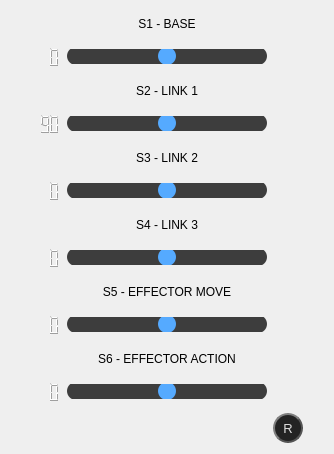
                      <widget class="QWidget" name="tab_manual_joints">
                       <attribute name="icon">
                        <iconset resource="icons/icons.qrc">
                         <normaloff>:/16x16/16x16/icons8-robot-50.png</normaloff>:/16x16/16x16/icons8-robot-50.png</iconset>
                       </attribute>
                       <attribute name="title">
                        <string>Joints</string>
                       </attribute>
                       <layout class="QGridLayout" name="gridLayout_17">
                        <item row="0" column="1">
                         <widget class="QLabel" name="label_j_s1">
                          <property name="sizePolicy">
                           <sizepolicy hsizetype="MinimumExpanding" vsizetype="Preferred">
                            <horstretch>0</horstretch>
                            <verstretch>0</verstretch>
                           </sizepolicy>
                          </property>
                          <property name="minimumSize">
                           <size>
                            <width>150</width>
                            <height>25</height>
                           </size>
                          </property>
                          <property name="maximumSize">
                           <size>
                            <width>16777215</width>
                            <height>25</height>
                           </size>
                          </property>
                          <property name="text">
                           <string>S1 - BASE</string>
                          </property>
                          <property name="alignment">
                           <set>Qt::AlignCenter</set>
                          </property>
                         </widget>
                        </item>
                        <item row="1" column="0">
                         <widget class="QLCDNumber" name="lcdNumber_j_s1">
                          <property name="minimumSize">
                           <size>
                            <width>30</width>
                            <height>30</height>
                           </size>
                          </property>
                          <property name="maximumSize">
                           <size>
                            <width>50</width>
                            <height>50</height>
                           </size>
                          </property>
                          <property name="font">
                           <font>
                            <pointsize>4</pointsize>
                           </font>
                          </property>
                          <property name="styleSheet">
                           <string notr="true">QLCDNumber{
  border: none;
  color: rgb(255, 255, 255);
}</string>
                          </property>
                         </widget>
                        </item>
                        <item row="1" column="1">
                         <widget class="QSlider" name="horizontalSlider_j_s1">
                          <property name="sizePolicy">
                           <sizepolicy hsizetype="MinimumExpanding" vsizetype="Fixed">
                            <horstretch>0</horstretch>
                            <verstretch>0</verstretch>
                           </sizepolicy>
                          </property>
                          <property name="minimumSize">
                           <size>
                            <width>200</width>
                            <height>0</height>
                           </size>
                          </property>
                          <property name="maximumSize">
                           <size>
                            <width>16777215</width>
                            <height>16777215</height>
                           </size>
                          </property>
                          <property name="layoutDirection">
                           <enum>Qt::LeftToRight</enum>
                          </property>
                          <property name="styleSheet">
                           <string notr="true">QSlider::groove:horizontal {
    border-radius: 9px;  
	height: 18px;
	margin: 0px;
	background-color: rgb(61, 61, 61);
}

QSlider::handle:horizontal {
    background-color: rgb(85, 170, 255);
    border: none;
    height: 18px;
    width: 18px;
    margin: 0px;
	border-radius: 9px;
}
QSlider::handle:horizontal:hover {
    background-color: rgb(105, 180, 255);
}
QSlider::handle:horizontal:pressed {
    background-color: rgb(65, 130, 195);
}</string>
                          </property>
                          <property name="minimum">
                           <number>-90</number>
                          </property>
                          <property name="maximum">
                           <number>90</number>
                          </property>
                          <property name="pageStep">
                           <number>5</number>
                          </property>
                          <property name="orientation">
                           <enum>Qt::Horizontal</enum>
                          </property>
                          <property name="invertedAppearance">
                           <bool>false</bool>
                          </property>
                          <property name="invertedControls">
                           <bool>false</bool>
                          </property>
                          <property name="tickPosition">
                           <enum>QSlider::NoTicks</enum>
                          </property>
                          <property name="tickInterval">
                           <number>10</number>
                          </property>
                         </widget>
                        </item>
                        <item row="2" column="1">
                         <widget class="QLabel" name="label_j_s2">
                          <property name="sizePolicy">
                           <sizepolicy hsizetype="MinimumExpanding" vsizetype="Preferred">
                            <horstretch>0</horstretch>
                            <verstretch>0</verstretch>
                           </sizepolicy>
                          </property>
                          <property name="minimumSize">
                           <size>
                            <width>150</width>
                            <height>25</height>
                           </size>
                          </property>
                          <property name="maximumSize">
                           <size>
                            <width>16777215</width>
                            <height>25</height>
                           </size>
                          </property>
                          <property name="text">
                           <string>S2 - LINK 1</string>
                          </property>
                          <property name="alignment">
                           <set>Qt::AlignCenter</set>
                          </property>
                         </widget>
                        </item>
                        <item row="3" column="0">
                         <widget class="QLCDNumber" name="lcdNumber_j_s2">
                          <property name="minimumSize">
                           <size>
                            <width>30</width>
                            <height>30</height>
                           </size>
                          </property>
                          <property name="maximumSize">
                           <size>
                            <width>50</width>
                            <height>50</height>
                           </size>
                          </property>
                          <property name="frameShape">
                           <enum>QFrame::NoFrame</enum>
                          </property>
                          <property name="value" stdset="0">
                           <double>90.000000000000000</double>
                          </property>
                         </widget>
                        </item>
                        <item row="3" column="1">
                         <widget class="QSlider" name="horizontalSlider_j_s2">
                          <property name="sizePolicy">
                           <sizepolicy hsizetype="MinimumExpanding" vsizetype="Fixed">
                            <horstretch>0</horstretch>
                            <verstretch>0</verstretch>
                           </sizepolicy>
                          </property>
                          <property name="minimumSize">
                           <size>
                            <width>200</width>
                            <height>0</height>
                           </size>
                          </property>
                          <property name="maximumSize">
                           <size>
                            <width>16777215</width>
                            <height>16777215</height>
                           </size>
                          </property>
                          <property name="styleSheet">
                           <string notr="true">QSlider::groove:horizontal {
    border-radius: 9px;  
	height: 18px;
	margin: 0px;
	background-color: rgb(61, 61, 61);
}

QSlider::handle:horizontal {
    background-color: rgb(85, 170, 255);
    border: none;
    height: 18px;
    width: 18px;
    margin: 0px;
	border-radius: 9px;
}
QSlider::handle:horizontal:hover {
    background-color: rgb(105, 180, 255);
}
QSlider::handle:horizontal:pressed {
    background-color: rgb(65, 130, 195);
}</string>
                          </property>
                          <property name="minimum">
                           <number>0</number>
                          </property>
                          <property name="maximum">
                           <number>180</number>
                          </property>
                          <property name="pageStep">
                           <number>5</number>
                          </property>
                          <property name="sliderPosition">
                           <number>90</number>
                          </property>
                          <property name="orientation">
                           <enum>Qt::Horizontal</enum>
                          </property>
                          <property name="invertedAppearance">
                           <bool>false</bool>
                          </property>
                          <property name="invertedControls">
                           <bool>false</bool>
                          </property>
                          <property name="tickPosition">
                           <enum>QSlider::NoTicks</enum>
                          </property>
                          <property name="tickInterval">
                           <number>10</number>
                          </property>
                         </widget>
                        </item>
                        <item row="4" column="1">
                         <widget class="QLabel" name="label_j_s3">
                          <property name="sizePolicy">
                           <sizepolicy hsizetype="MinimumExpanding" vsizetype="Preferred">
                            <horstretch>0</horstretch>
                            <verstretch>0</verstretch>
                           </sizepolicy>
                          </property>
                          <property name="minimumSize">
                           <size>
                            <width>150</width>
                            <height>25</height>
                           </size>
                          </property>
                          <property name="maximumSize">
                           <size>
                            <width>16777215</width>
                            <height>25</height>
                           </size>
                          </property>
                          <property name="text">
                           <string>S3 - LINK 2</string>
                          </property>
                          <property name="alignment">
                           <set>Qt::AlignCenter</set>
                          </property>
                         </widget>
                        </item>
                        <item row="5" column="0">
                         <widget class="QLCDNumber" name="lcdNumber_j_s3">
                          <property name="minimumSize">
                           <size>
                            <width>30</width>
                            <height>30</height>
                           </size>
                          </property>
                          <property name="maximumSize">
                           <size>
                            <width>50</width>
                            <height>50</height>
                           </size>
                          </property>
                          <property name="frameShape">
                           <enum>QFrame::NoFrame</enum>
                          </property>
                         </widget>
                        </item>
                        <item row="5" column="1">
                         <widget class="QSlider" name="horizontalSlider_j_s3">
                          <property name="sizePolicy">
                           <sizepolicy hsizetype="MinimumExpanding" vsizetype="Fixed">
                            <horstretch>0</horstretch>
                            <verstretch>0</verstretch>
                           </sizepolicy>
                          </property>
                          <property name="minimumSize">
                           <size>
                            <width>200</width>
                            <height>0</height>
                           </size>
                          </property>
                          <property name="maximumSize">
                           <size>
                            <width>16777215</width>
                            <height>16777215</height>
                           </size>
                          </property>
                          <property name="styleSheet">
                           <string notr="true">QSlider::groove:horizontal {
    border-radius: 9px;  
	height: 18px;
	margin: 0px;
	background-color: rgb(61, 61, 61);
}

QSlider::handle:horizontal {
    background-color: rgb(85, 170, 255);
    border: none;
    height: 18px;
    width: 18px;
    margin: 0px;
	border-radius: 9px;
}
QSlider::handle:horizontal:hover {
    background-color: rgb(105, 180, 255);
}
QSlider::handle:horizontal:pressed {
    background-color: rgb(65, 130, 195);
}</string>
                          </property>
                          <property name="minimum">
                           <number>-90</number>
                          </property>
                          <property name="maximum">
                           <number>90</number>
                          </property>
                          <property name="pageStep">
                           <number>5</number>
                          </property>
                          <property name="orientation">
                           <enum>Qt::Horizontal</enum>
                          </property>
                          <property name="invertedAppearance">
                           <bool>false</bool>
                          </property>
                          <property name="invertedControls">
                           <bool>false</bool>
                          </property>
                          <property name="tickPosition">
                           <enum>QSlider::NoTicks</enum>
                          </property>
                          <property name="tickInterval">
                           <number>10</number>
                          </property>
                         </widget>
                        </item>
                        <item row="6" column="1">
                         <widget class="QLabel" name="label_j_s4">
                          <property name="sizePolicy">
                           <sizepolicy hsizetype="MinimumExpanding" vsizetype="Preferred">
                            <horstretch>0</horstretch>
                            <verstretch>0</verstretch>
                           </sizepolicy>
                          </property>
                          <property name="minimumSize">
                           <size>
                            <width>150</width>
                            <height>25</height>
                           </size>
                          </property>
                          <property name="maximumSize">
                           <size>
                            <width>16777215</width>
                            <height>25</height>
                           </size>
                          </property>
                          <property name="text">
                           <string>S4 - LINK 3</string>
                          </property>
                          <property name="alignment">
                           <set>Qt::AlignCenter</set>
                          </property>
                         </widget>
                        </item>
                        <item row="7" column="0">
                         <widget class="QLCDNumber" name="lcdNumber_j_s4">
                          <property name="minimumSize">
                           <size>
                            <width>30</width>
                            <height>30</height>
                           </size>
                          </property>
                          <property name="maximumSize">
                           <size>
                            <width>50</width>
                            <height>50</height>
                           </size>
                          </property>
                          <property name="frameShape">
                           <enum>QFrame::NoFrame</enum>
                          </property>
                         </widget>
                        </item>
                        <item row="7" column="1">
                         <widget class="QSlider" name="horizontalSlider_j_s4">
                          <property name="sizePolicy">
                           <sizepolicy hsizetype="MinimumExpanding" vsizetype="Fixed">
                            <horstretch>0</horstretch>
                            <verstretch>0</verstretch>
                           </sizepolicy>
                          </property>
                          <property name="minimumSize">
                           <size>
                            <width>200</width>
                            <height>0</height>
                           </size>
                          </property>
                          <property name="maximumSize">
                           <size>
                            <width>16777215</width>
                            <height>16777215</height>
                           </size>
                          </property>
                          <property name="styleSheet">
                           <string notr="true">QSlider::groove:horizontal {
    border-radius: 9px;  
	height: 18px;
	margin: 0px;
	background-color: rgb(61, 61, 61);
}

QSlider::handle:horizontal {
    background-color: rgb(85, 170, 255);
    border: none;
    height: 18px;
    width: 18px;
    margin: 0px;
	border-radius: 9px;
}
QSlider::handle:horizontal:hover {
    background-color: rgb(105, 180, 255);
}
QSlider::handle:horizontal:pressed {
    background-color: rgb(65, 130, 195);
}</string>
                          </property>
                          <property name="minimum">
                           <number>-90</number>
                          </property>
                          <property name="maximum">
                           <number>90</number>
                          </property>
                          <property name="pageStep">
                           <number>5</number>
                          </property>
                          <property name="orientation">
                           <enum>Qt::Horizontal</enum>
                          </property>
                          <property name="invertedAppearance">
                           <bool>false</bool>
                          </property>
                          <property name="invertedControls">
                           <bool>false</bool>
                          </property>
                          <property name="tickPosition">
                           <enum>QSlider::NoTicks</enum>
                          </property>
                          <property name="tickInterval">
                           <number>10</number>
                          </property>
                         </widget>
                        </item>
                        <item row="8" column="1">
                         <widget class="QLabel" name="label_j_s5">
                          <property name="sizePolicy">
                           <sizepolicy hsizetype="MinimumExpanding" vsizetype="Preferred">
                            <horstretch>0</horstretch>
                            <verstretch>0</verstretch>
                           </sizepolicy>
                          </property>
                          <property name="minimumSize">
                           <size>
                            <width>150</width>
                            <height>25</height>
                           </size>
                          </property>
                          <property name="maximumSize">
                           <size>
                            <width>16777215</width>
                            <height>25</height>
                           </size>
                          </property>
                          <property name="text">
                           <string>S5 - EFFECTOR MOVE</string>
                          </property>
                          <property name="alignment">
                           <set>Qt::AlignCenter</set>
                          </property>
                         </widget>
                        </item>
                        <item row="9" column="0">
                         <widget class="QLCDNumber" name="lcdNumber_j_s5">
                          <property name="minimumSize">
                           <size>
                            <width>30</width>
                            <height>30</height>
                           </size>
                          </property>
                          <property name="maximumSize">
                           <size>
                            <width>50</width>
                            <height>50</height>
                           </size>
                          </property>
                          <property name="frameShape">
                           <enum>QFrame::NoFrame</enum>
                          </property>
                         </widget>
                        </item>
                        <item row="9" column="1">
                         <widget class="QSlider" name="horizontalSlider_j_s5">
                          <property name="sizePolicy">
                           <sizepolicy hsizetype="MinimumExpanding" vsizetype="Fixed">
                            <horstretch>0</horstretch>
                            <verstretch>0</verstretch>
                           </sizepolicy>
                          </property>
                          <property name="minimumSize">
                           <size>
                            <width>200</width>
                            <height>0</height>
                           </size>
                          </property>
                          <property name="maximumSize">
                           <size>
                            <width>16777215</width>
                            <height>16777215</height>
                           </size>
                          </property>
                          <property name="styleSheet">
                           <string notr="true">QSlider::groove:horizontal {
    border-radius: 9px;  
	height: 18px;
	margin: 0px;
	background-color: rgb(61, 61, 61);
}

QSlider::handle:horizontal {
    background-color: rgb(85, 170, 255);
    border: none;
    height: 18px;
    width: 18px;
    margin: 0px;
	border-radius: 9px;
}
QSlider::handle:horizontal:hover {
    background-color: rgb(105, 180, 255);
}
QSlider::handle:horizontal:pressed {
    background-color: rgb(65, 130, 195);
}</string>
                          </property>
                          <property name="minimum">
                           <number>0</number>
                          </property>
                          <property name="maximum">
                           <number>180</number>
                          </property>
                          <property name="pageStep">
                           <number>5</number>
                          </property>
                          <property name="value">
                           <number>90</number>
                          </property>
                          <property name="orientation">
                           <enum>Qt::Horizontal</enum>
                          </property>
                          <property name="invertedAppearance">
                           <bool>false</bool>
                          </property>
                          <property name="invertedControls">
                           <bool>false</bool>
                          </property>
                          <property name="tickPosition">
                           <enum>QSlider::NoTicks</enum>
                          </property>
                          <property name="tickInterval">
                           <number>10</number>
                          </property>
                         </widget>
                        </item>
                        <item row="10" column="1">
                         <widget class="QLabel" name="label_j_s6">
                          <property name="sizePolicy">
                           <sizepolicy hsizetype="MinimumExpanding" vsizetype="Preferred">
                            <horstretch>0</horstretch>
                            <verstretch>0</verstretch>
                           </sizepolicy>
                          </property>
                          <property name="minimumSize">
                           <size>
                            <width>150</width>
                            <height>25</height>
                           </size>
                          </property>
                          <property name="maximumSize">
                           <size>
                            <width>16777215</width>
                            <height>25</height>
                           </size>
                          </property>
                          <property name="text">
                           <string>S6 - EFFECTOR ACTION</string>
                          </property>
                          <property name="alignment">
                           <set>Qt::AlignCenter</set>
                          </property>
                         </widget>
                        </item>
                        <item row="11" column="0">
                         <widget class="QLCDNumber" name="lcdNumber_j_s6">
                          <property name="minimumSize">
                           <size>
                            <width>30</width>
                            <height>30</height>
                           </size>
                          </property>
                          <property name="maximumSize">
                           <size>
                            <width>50</width>
                            <height>50</height>
                           </size>
                          </property>
                          <property name="frameShape">
                           <enum>QFrame::NoFrame</enum>
                          </property>
                         </widget>
                        </item>
                        <item row="11" column="1">
                         <widget class="QSlider" name="horizontalSlider_j_s6">
                          <property name="sizePolicy">
                           <sizepolicy hsizetype="MinimumExpanding" vsizetype="Fixed">
                            <horstretch>0</horstretch>
                            <verstretch>0</verstretch>
                           </sizepolicy>
                          </property>
                          <property name="minimumSize">
                           <size>
                            <width>200</width>
                            <height>0</height>
                           </size>
                          </property>
                          <property name="maximumSize">
                           <size>
                            <width>16777215</width>
                            <height>16777215</height>
                           </size>
                          </property>
                          <property name="styleSheet">
                           <string notr="true">QSlider::groove:horizontal {
    border-radius: 9px;  
	height: 18px;
	margin: 0px;
	background-color: rgb(61, 61, 61);
}

QSlider::handle:horizontal {
    background-color: rgb(85, 170, 255);
    border: none;
    height: 18px;
    width: 18px;
    margin: 0px;
	border-radius: 9px;
}
QSlider::handle:horizontal:hover {
    background-color: rgb(105, 180, 255);
}
QSlider::handle:horizontal:pressed {
    background-color: rgb(65, 130, 195);
}</string>
                          </property>
                          <property name="minimum">
                           <number>0</number>
                          </property>
                          <property name="maximum">
                           <number>180</number>
                          </property>
                          <property name="pageStep">
                           <number>5</number>
                          </property>
                          <property name="value">
                           <number>90</number>
                          </property>
                          <property name="orientation">
                           <enum>Qt::Horizontal</enum>
                          </property>
                          <property name="invertedAppearance">
                           <bool>false</bool>
                          </property>
                          <property name="invertedControls">
                           <bool>false</bool>
                          </property>
                          <property name="tickPosition">
                           <enum>QSlider::NoTicks</enum>
                          </property>
                          <property name="tickInterval">
                           <number>10</number>
                          </property>
                         </widget>
                        </item>
                        <item row="12" column="2">
                         <widget class="QPushButton" name="btn_manual_reset_1">
                          <property name="sizePolicy">
                           <sizepolicy hsizetype="Preferred" vsizetype="Preferred">
                            <horstretch>0</horstretch>
                            <verstretch>0</verstretch>
                           </sizepolicy>
                          </property>
                          <property name="minimumSize">
                           <size>
                            <width>30</width>
                            <height>30</height>
                           </size>
                          </property>
                          <property name="maximumSize">
                           <size>
                            <width>30</width>
                            <height>30</height>
                           </size>
                          </property>
                          <property name="font">
                           <font>
                            <family>Segoe UI</family>
                            <pointsize>10</pointsize>
                           </font>
                          </property>
                          <property name="toolTip">
                           <string>Reset</string>
                          </property>
                          <property name="layoutDirection">
                           <enum>Qt::LeftToRight</enum>
                          </property>
                          <property name="autoFillBackground">
                           <bool>false</bool>
                          </property>
                          <property name="styleSheet">
                           <string notr="true">QPushButton {	
	color: rgb(222, 222, 222);
    border: 2px solid #555;
    border-radius: 15px;
    border-style: outset;
	background-color: rgb(35, 35, 35);
    padding: 5px;

}
QPushButton:hover {
	background-color: rgb(61, 61, 61);
}
QPushButton:pressed {	
	background-color: rgb(85, 170, 255);
}</string>
                          </property>
                          <property name="text">
                           <string>R</string>
                          </property>
                          <property name="checkable">
                           <bool>true</bool>
                          </property>
                          <property name="checked">
                           <bool>true</bool>
                          </property>
                         </widget>
                        </item>
                        <item row="9" column="2">
                         <spacer name="horizontalSpacer_5">
                          <property name="orientation">
                           <enum>Qt::Horizontal</enum>
                          </property>
                          <property name="sizeType">
                           <enum>QSizePolicy::Fixed</enum>
                          </property>
                          <property name="sizeHint" stdset="0">
                           <size>
                            <width>50</width>
                            <height>25</height>
                           </size>
                          </property>
                         </spacer>
                        </item>
                       </layout>
                      </widget>
